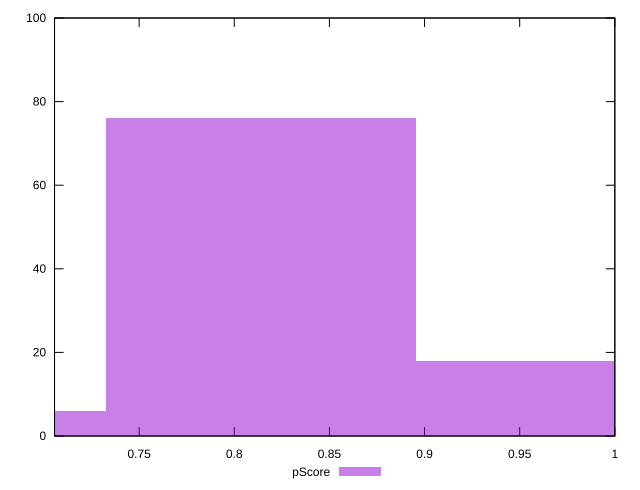

gnuplot code for this plot:
reset

$pScore <<EOF
0.8139996992038641 76
0.976799639044637 18
0.6511997593630913 6
EOF

set key outside below
set boxwidth 0.16279993984077282
set xrange [0.7055455555555555:1]
set yrange [0:100]
set trange [0:100]
set style fill transparent solid 0.5 noborder
set terminal svg size 640, 490 enhanced background rgb 'white'
set output "report_00013_2021-02-09T12-04-24.940Z/uses-rel-preconnect/samples/pages+cached+noadtech+nomedia+nocss/pScore/histogram.svg"

plot $pScore title "pScore" with boxes

reset
